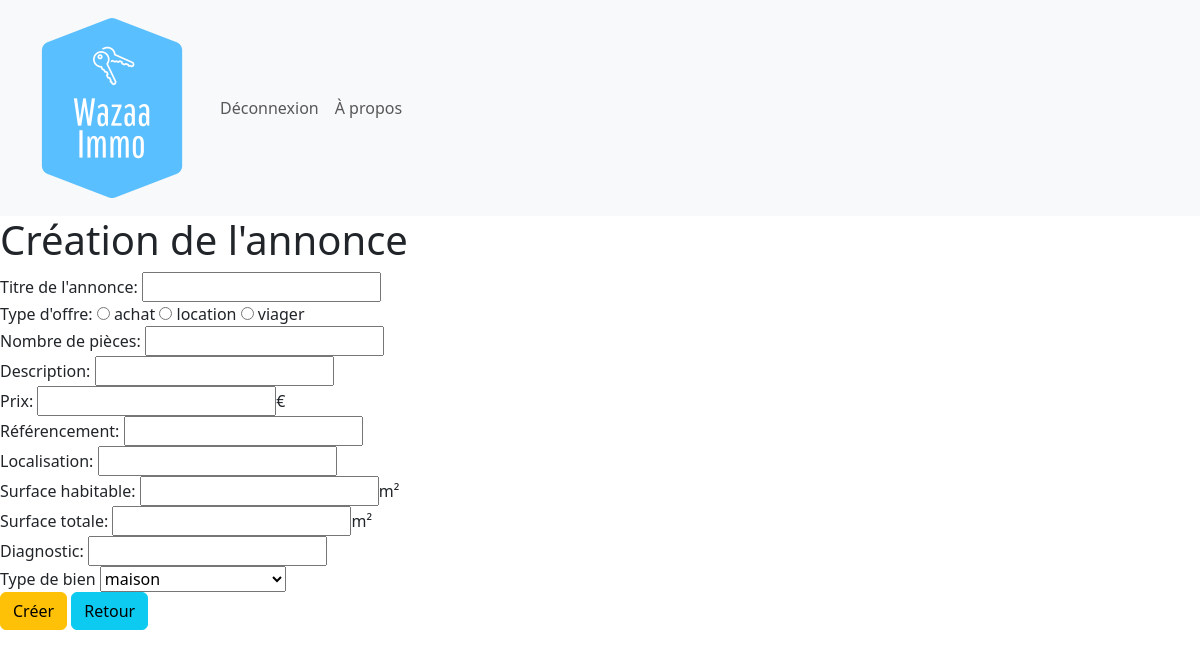
Screenshot of /annonce-select.php (signed in) with the database file from the repository.
### tables this page shows
CREATE TABLE IF NOT EXISTS `waz_type_offre` (
  `to_id` int(11) NOT NULL AUTO_INCREMENT,
  `to_libelle` varchar(50) NOT NULL,
  PRIMARY KEY (`to_id`)
);

### annonce-select.php (the view, shortened to what this page needs)
<?php
include("header.php");
$id = isset($_GET['modify']) ? $_GET['modify'] : '';
$stmtBien = $pdo->prepare("SELECT * FROM waz_type_bien");
$stmtBien->execute();
$typeBien = $stmtBien->fetchAll(PDO::FETCH_ASSOC);
$stmtOffre = $pdo->prepare("SELECT * FROM waz_type_offre");
$stmtOffre->execute();
$typeOffre = $stmtOffre->fetchAll(PDO::FETCH_ASSOC);
?>
<div>
    <h1><?= $id ? "Modification" : "Création" ?> de l'annonce</h1>
    <form method="post">
        <div>
            <div>
                <label for="titre">Titre de l'annonce: </label>
                <input type="text" name="titre" id="titre" value="<?= $id ? htmlentities($titre) : "" ?>">
            </div>
            <div>
                <label for="offre">Type d'offre: </label>
                <?php foreach ($typeOffre as $type): ?>
                    <input type="radio" name="offre" value="<?= htmlentities($type['to_id']) ?>" <?= (isset($annonce['to_id']) && $annonce['to_id'] == $type['to_id']) ? 'checked' : '' ?>>
                    <?= htmlentities($type['to_libelle']) ?>
                <?php endforeach; ?>
            </div>
            <div>
                <label for="pieces">Nombre de pièces: </label>
                <input type="text" name="pieces" id="pieces" value="<?= $id ? htmlentities($pieces) : "" ?>">
            </div>
            <div>
                <label for="description">Description: </label>
                <input type="text" name="description" id="description" value="<?= $id ? htmlentities($description) : "" ?>">
            </div>
            <div>
                <label for="prix">Prix: </label>
                <input type="text" name="prix" id="prix" value="<?= $id ? htmlentities($prix) : "" ?>">€
            </div>
            <div>
                <label for="ref">Référencement: </label>
                <input type="text" name="ref" id="ref" value="<?= $id ? htmlentities($ref) : "" ?>">
            </div>
            <div>
                <label for="local">Localisation: </label>
                <input type="text" name="local" id="local" value="<?= $id ? htmlentities($local) : "" ?>">
            </div>
            <div>
                <label for="surfhab">Surface habitable: </label>
                <input type="text" name="surfhab" id="surfhab" value="<?= $id ? htmlentities($surf_hab) : "" ?>">m²
            </div>
            <div>
                <label for="surftot">Surface totale: </label>
                <input type="text" name="surftot" id="surftot" value="<?= $id ? htmlentities($surf_tot) : "" ?>">m²
            </div>
            <div>
                <label for="diagnostic">Diagnostic: </label>
                <input type="text" name="diagnostic" id="diagnostic" value="<?= $id ? htmlentities($diagnostic) : "" ?>">
            </div>
            <div>
                <label for="typeBien">Type de bien</label>
                <select name="typeBien" id="typeBien">
                    <?php foreach ($typeBien as $type): ?>
                        <option value="<?= $type['tb_id'] ?>" <?= (isset($annonce['tb_id']) && $annonce['tb_id'] == $type['tb_id']) ? 'selected' : '' ?>>
                            <?= htmlentities($type['tb_libelle']) ?>
                        </option>
                    <?php endforeach ?>
                </select>
            </div>
        </div>
        <button type="submit" class="btn btn-warning"><?= $id ? "Mettre à jour" : "Créer" ?></button>
        <a href="index.php" class="btn btn-info">Retour</a>
    </form>
</div>
<?php
include("footer.php");
?>

### rows the page displays
waz_type_offre: to_libelle "achat"
waz_type_offre: to_libelle "location"
waz_type_offre: to_libelle "viager"

### other values shown
form field typeBien "maison"
